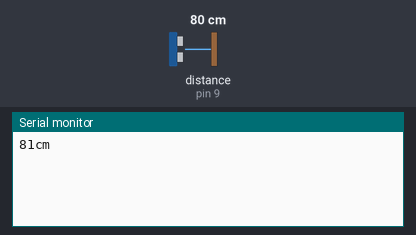
Bench run of a sketch on a simulated Arduino Uno, built with avr-gcc and run on an emulated ATmega328P. On the bench: the last lines printed to the serial monitor. The test bench sets the inputs (shaded band); at power-on: distance to the obstacle (sensor on pin 9) 80 cm. The echo pulse lasts 58.3 µs per cm.

Above: at 1.2 s.
1.3 s: distance to the obstacle (sensor on pin 9) set to 2 cm
At 2.5 s:
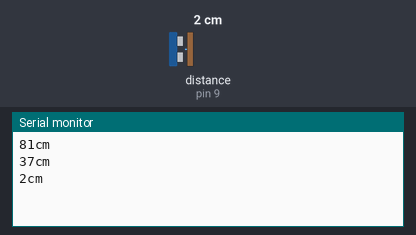
2.8 s: distance to the obstacle (sensor on pin 9) set to 4 cm
At 3.5 s:
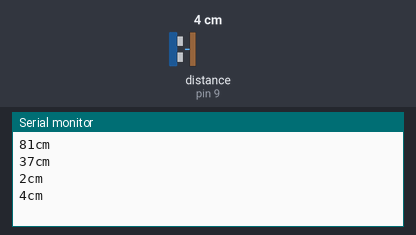
Timing chart, 0 to 5.8 s (numbered marks = the images above; inputs shaded):
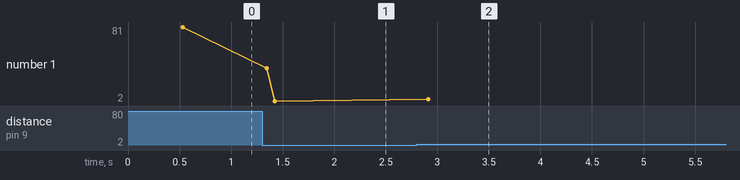

Measured:
- after the input at 1.3 s, the serial monitor: prints a new line after 0.05 s (image 1)
- after the input at 2.8 s, the serial monitor: prints a new line after 0.11 s (image 2)
- plotted number 1: 81 → 2 after the input at 1.3 s, 2 → 4 after the input at 2.8 s

The sketch:

zgaf_sensor_libreria.ino
```cpp
#include <NewPing.h>

#define TRIGGER_PIN 8
#define ECHO_PIN 9
#define MAX_DISTANCE 200

long acumulado = 0;
unsigned char muestra = 0;
unsigned char muestras = 100;
long cm = 0;
long cm_temp = 0;

// NewPing setup of pins and maximum distance
NewPing sonar(TRIGGER_PIN, ECHO_PIN, MAX_DISTANCE);

void setup() {
  //Serial Port begin
  Serial.begin (9600);

}

void loop() {
  if(muestra < muestras) {
      acumulado += sonar.ping_cm();     // Divide by 29.1 or multiply by 0.0343
      muestra++;
  }
  else {
    cm_temp = acumulado / muestras;
    acumulado = 0;
    muestra = 0;
  }


  if(cm_temp != cm) {
    cm = cm_temp;
    Serial.print(cm);
    Serial.print("cm");
    Serial.println();
    cm = cm_temp;
  }
}
```
